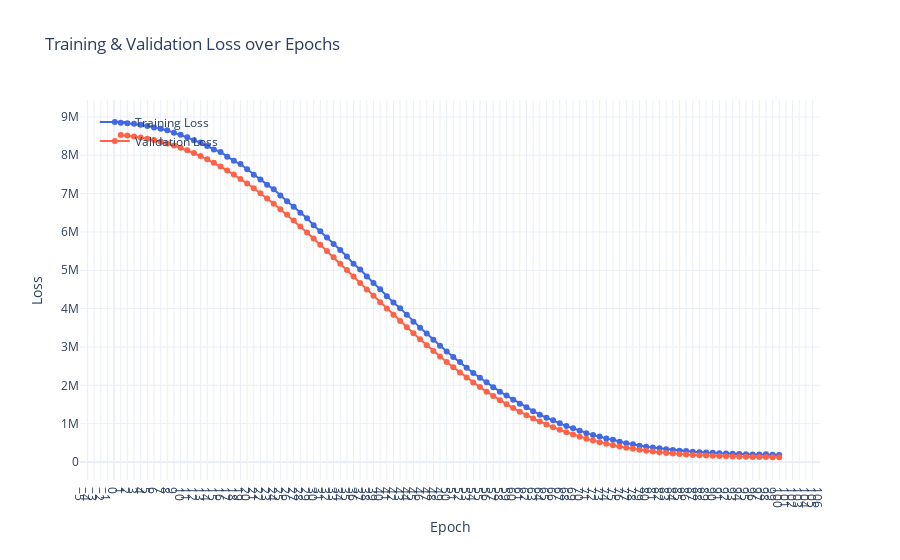

Notebook code cell kept with this figure:
### Code cell
import plotly.graph_objects as go

fig = go.Figure()

# Training loss trace
fig.add_trace(go.Scatter(
    y=train_losses,
    x=list(range(1, len(train_losses)+1)),
    mode="lines+markers",
    name="Training Loss",
    line=dict(color="royalblue", width=2),
    marker=dict(size=6)
))

# Validation loss trace
fig.add_trace(go.Scatter(
    y=val_losses,
    x=list(range(1, len(val_losses)+1)),
    mode="lines+markers",
    name="Validation Loss",
    line=dict(color="tomato", width=2),
    marker=dict(size=6)
))

# Layout
fig.update_layout(
    title="Training & Validation Loss over Epochs",
    xaxis_title="Epoch",
    yaxis_title="Loss",
    xaxis=dict(tickmode='linear'),
    template="plotly_white",
    legend=dict(x=0.02, y=0.98, bgcolor="rgba(255,255,255,0)", borderwidth=0)
)

fig.show()
